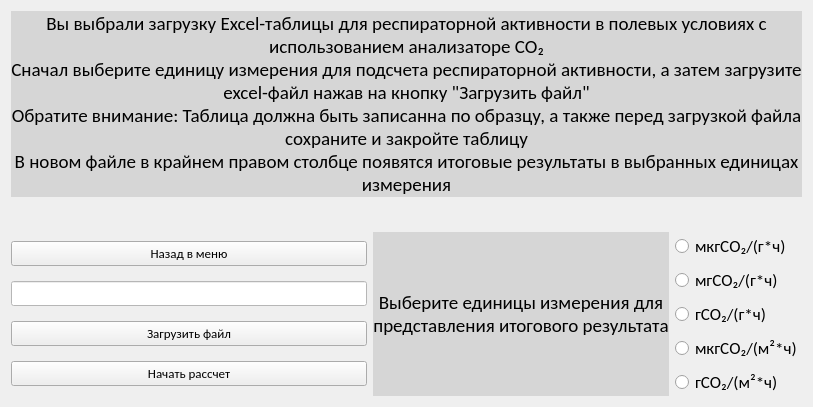
      <widget class="QWidget" name="exel_field_co2_lt">
       <layout class="QGridLayout" name="gridLayout_6">
        <item row="0" column="0" colspan="3">
         <widget class="QLabel" name="exel_field_co2_intro_lbl">
          <property name="font">
           <font>
            <family>Calibri</family>
            <pointsize>14</pointsize>
           </font>
          </property>
          <property name="contextMenuPolicy">
           <enum>Qt::PreventContextMenu</enum>
          </property>
          <property name="layoutDirection">
           <enum>Qt::RightToLeft</enum>
          </property>
          <property name="styleSheet">
           <string notr="true">background-color: rgb(214, 214, 214);</string>
          </property>
          <property name="text">
           <string>Вы выбрали загрузку Excel-таблицы для респираторной активности в полевых условиях с использованием анализаторе СО₂
Сначал выберите единицу измерения для подсчета респираторной активности, а затем загрузите excel-файл нажав на кнопку &quot;Загрузить файл&quot; 
Обратите внимание: Таблица должна быть записанна по образцу, а также перед загрузкой файла сохраните и закройте таблицу
В новом файле в крайнем правом столбце появятся итоговые результаты в выбранных единицах измерения</string>
          </property>
          <property name="alignment">
           <set>Qt::AlignCenter</set>
          </property>
          <property name="wordWrap">
           <bool>true</bool>
          </property>
         </widget>
        </item>
        <item row="1" column="0" colspan="3">
         <layout class="QGridLayout" name="exel_field_co2_examle_lt">
          <item row="0" column="0">
           <widget class="QLabel" name="exel_field_co2_photo_lbl">
            <property name="font">
             <font>
              <family>Calibri</family>
              <pointsize>14</pointsize>
             </font>
            </property>
            <property name="contextMenuPolicy">
             <enum>Qt::PreventContextMenu</enum>
            </property>
            <property name="layoutDirection">
             <enum>Qt::RightToLeft</enum>
            </property>
            <property name="styleSheet">
             <string notr="true">image: url(:/filed_co2/example_ra_field_co2.png);</string>
            </property>
            <property name="text">
             <string/>
            </property>
            <property name="alignment">
             <set>Qt::AlignCenter</set>
            </property>
            <property name="wordWrap">
             <bool>true</bool>
            </property>
           </widget>
          </item>
         </layout>
        </item>
        <item row="2" column="0">
         <layout class="QGridLayout" name="exel_field_co2_btns_lt">
          <item row="3" column="0">
           <widget class="QPushButton" name="exel_field_co2_startcalculate_btn">
            <property name="font">
             <font>
              <family>Calibri</family>
              <pointsize>10</pointsize>
             </font>
            </property>
            <property name="text">
             <string>Начать рассчет</string>
            </property>
           </widget>
          </item>
          <item row="2" column="0">
           <widget class="QPushButton" name="exel_field_co2_loadfile_btn">
            <property name="font">
             <font>
              <family>Calibri</family>
              <pointsize>10</pointsize>
             </font>
            </property>
            <property name="text">
             <string>Загрузить файл</string>
            </property>
           </widget>
          </item>
          <item row="0" column="0">
           <widget class="QPushButton" name="exel_field_co2_back_btn">
            <property name="font">
             <font>
              <family>Calibri</family>
              <pointsize>10</pointsize>
             </font>
            </property>
            <property name="text">
             <string>Назад в меню</string>
            </property>
           </widget>
          </item>
          <item row="1" column="0">
           <widget class="QLineEdit" name="exel_field_co2_filepath_le">
            <property name="font">
             <font>
              <family>Calibri</family>
              <pointsize>10</pointsize>
             </font>
            </property>
            <property name="styleSheet">
             <string notr="true">background-color: rgb(255, 255, 255);</string>
            </property>
            <property name="text">
             <string/>
            </property>
            <property name="readOnly">
             <bool>true</bool>
            </property>
           </widget>
          </item>
         </layout>
        </item>
        <item row="2" column="1">
         <widget class="QLabel" name="exel_measure_field_co2_lbl">
          <property name="font">
           <font>
            <family>Calibri</family>
            <pointsize>14</pointsize>
           </font>
          </property>
          <property name="contextMenuPolicy">
           <enum>Qt::PreventContextMenu</enum>
          </property>
          <property name="layoutDirection">
           <enum>Qt::RightToLeft</enum>
          </property>
          <property name="styleSheet">
           <string notr="true">background-color: rgb(214, 214, 214);</string>
          </property>
          <property name="text">
           <string>Выберите единицы измерения для представления итогового результата</string>
          </property>
          <property name="alignment">
           <set>Qt::AlignCenter</set>
          </property>
          <property name="wordWrap">
           <bool>true</bool>
          </property>
         </widget>
        </item>
        <item row="2" column="2">
         <layout class="QGridLayout" name="exel_field_co2_rbs_lt">
          <item row="1" column="0">
           <widget class="QRadioButton" name="exel_mg_gram_field_co2_RB">
            <property name="font">
             <font>
              <family>Calibri</family>
              <pointsize>13</pointsize>
              <stylestrategy>PreferDefault</stylestrategy>
             </font>
            </property>
            <property name="focusPolicy">
             <enum>Qt::StrongFocus</enum>
            </property>
            <property name="contextMenuPolicy">
             <enum>Qt::DefaultContextMenu</enum>
            </property>
            <property name="acceptDrops">
             <bool>false</bool>
            </property>
            <property name="layoutDirection">
             <enum>Qt::LeftToRight</enum>
            </property>
            <property name="text">
             <string>мгСО₂/(г*ч)</string>
            </property>
           </widget>
          </item>
          <item row="4" column="0">
           <widget class="QRadioButton" name="exel_sq_meters_field_co2_RB">
            <property name="font">
             <font>
              <family>Calibri</family>
              <pointsize>13</pointsize>
             </font>
            </property>
            <property name="text">
             <string>гСО₂/(м²*ч)</string>
            </property>
           </widget>
          </item>
          <item row="3" column="0">
           <widget class="QRadioButton" name="exel_mcg_sq_meters_field_co2_RB">
            <property name="font">
             <font>
              <family>Calibri</family>
              <pointsize>13</pointsize>
              <stylestrategy>PreferDefault</stylestrategy>
             </font>
            </property>
            <property name="focusPolicy">
             <enum>Qt::StrongFocus</enum>
            </property>
            <property name="contextMenuPolicy">
             <enum>Qt::DefaultContextMenu</enum>
            </property>
            <property name="acceptDrops">
             <bool>false</bool>
            </property>
            <property name="layoutDirection">
             <enum>Qt::LeftToRight</enum>
            </property>
            <property name="text">
             <string>мкгСО₂/(м²*ч)</string>
            </property>
           </widget>
          </item>
          <item row="2" column="0">
           <widget class="QRadioButton" name="exel_g_gram_field_co2_RB">
            <property name="font">
             <font>
              <family>Calibri</family>
              <pointsize>13</pointsize>
              <stylestrategy>PreferDefault</stylestrategy>
             </font>
            </property>
            <property name="focusPolicy">
             <enum>Qt::StrongFocus</enum>
            </property>
            <property name="contextMenuPolicy">
             <enum>Qt::DefaultContextMenu</enum>
            </property>
            <property name="acceptDrops">
             <bool>false</bool>
            </property>
            <property name="layoutDirection">
             <enum>Qt::LeftToRight</enum>
            </property>
            <property name="text">
             <string>гСО₂/(г*ч)</string>
            </property>
           </widget>
          </item>
          <item row="0" column="0">
           <widget class="QRadioButton" name="exel_mcg_gram_field_co2_RB">
            <property name="font">
             <font>
              <family>Calibri</family>
              <pointsize>13</pointsize>
              <stylestrategy>PreferDefault</stylestrategy>
             </font>
            </property>
            <property name="focusPolicy">
             <enum>Qt::StrongFocus</enum>
            </property>
            <property name="contextMenuPolicy">
             <enum>Qt::DefaultContextMenu</enum>
            </property>
            <property name="acceptDrops">
             <bool>false</bool>
            </property>
            <property name="layoutDirection">
             <enum>Qt::LeftToRight</enum>
            </property>
            <property name="text">
             <string>мкгСО₂/(г*ч)</string>
            </property>
           </widget>
          </item>
         </layout>
        </item>
       </layout>
      </widget>
